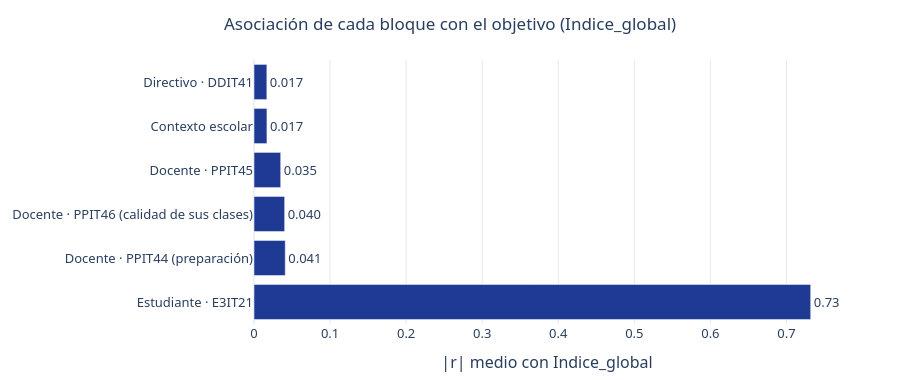

Notebook source saved alongside this figure:
### Code cell
vs_objetivo = pd.DataFrame([
    {"bloque": b,
     "|r| medio": round(float(raw[cols].corrwith(raw["Indice_global"]).abs().mean()), 4),
     "|r| máximo": round(float(raw[cols].corrwith(raw["Indice_global"]).abs().max()), 4)}
    for b, cols in BLOQUES.items()]).sort_values("|r| medio")

fig = go.Figure(go.Bar(
    x=vs_objetivo["|r| medio"], y=vs_objetivo.bloque, orientation="h",
    marker_color="#1f3a93",
    text=vs_objetivo["|r| medio"].map("{:.3f}".format), textposition="outside",
    hovertemplate="%{y}<br>|r| medio con Indice_global: %{x:.3f}<extra></extra>"))
fig.update_layout(
    title={"text": "Asociación de cada bloque con el objetivo (Indice_global)",
           "x": 0.5, "xanchor": "center", "font": {"size": 17}},
    height=380, template="plotly_white", margin={"l": 230, "r": 60, "t": 60, "b": 50},
    font={"family": "Segoe UI, Helvetica, Arial, sans-serif", "size": 13},
    xaxis={"title": "|r| medio con Indice_global", "gridcolor": "#e8e8e8"},
    yaxis={"autorange": "reversed"})
fig.show()

print("máximo absoluto en todo el archivo:",
      round(float(vs_objetivo['|r| máximo'].max()), 4),
      "→ es el bloque circular del estudiante, y solo ese")
no_circ = vs_objetivo[~vs_objetivo.bloque.str.startswith("Estudiante")]
print("máximo |r| en los bloques NO circulares:",
      round(float(no_circ['|r| máximo'].max()), 4),
      "→ ninguna variable que vaya a entrar al modelo se asocia con el objetivo")
vs_objetivo

### Figure 1 — Plotly figure (JSON) as saved in the notebook; plotly's stock layout.template omitted (floating-point values rounded to 4 significant figures)
{"data": [{"hovertemplate": "%{y}<br>|r| medio con Indice_global: %{x:.3f}<extra></extra>", "marker": {"color": "#1f3a93"}, "orientation": "h", "text": ["0.017", "0.017", "0.035", "0.040", "0.041", "0.732"], "textposition": "outside", "type": "bar", "x": [0.0169, 0.017, 0.0351, 0.0403, 0.0411, 0.7319], "y": ["Directivo · DDIT41", "Contexto escolar", "Docente · PPIT45", "Docente · PPIT46 (calidad de sus clases)", "Docente · PPIT44 (preparación)", "Estudiante · E3IT21"]}], "layout": {"font": {"family": "Segoe UI, Helvetica, Arial, sans-serif", "size": 13}, "height": 380, "margin": {"b": 50, "l": 230, "r": 60, "t": 60}, "title": {"font": {"size": 17}, "text": "Asociación de cada bloque con el objetivo (Indice_global)", "x": 0.5, "xanchor": "center"}, "xaxis": {"gridcolor": "#e8e8e8", "title": {"text": "|r| medio con Indice_global"}}, "yaxis": {"autorange": "reversed"}}}
